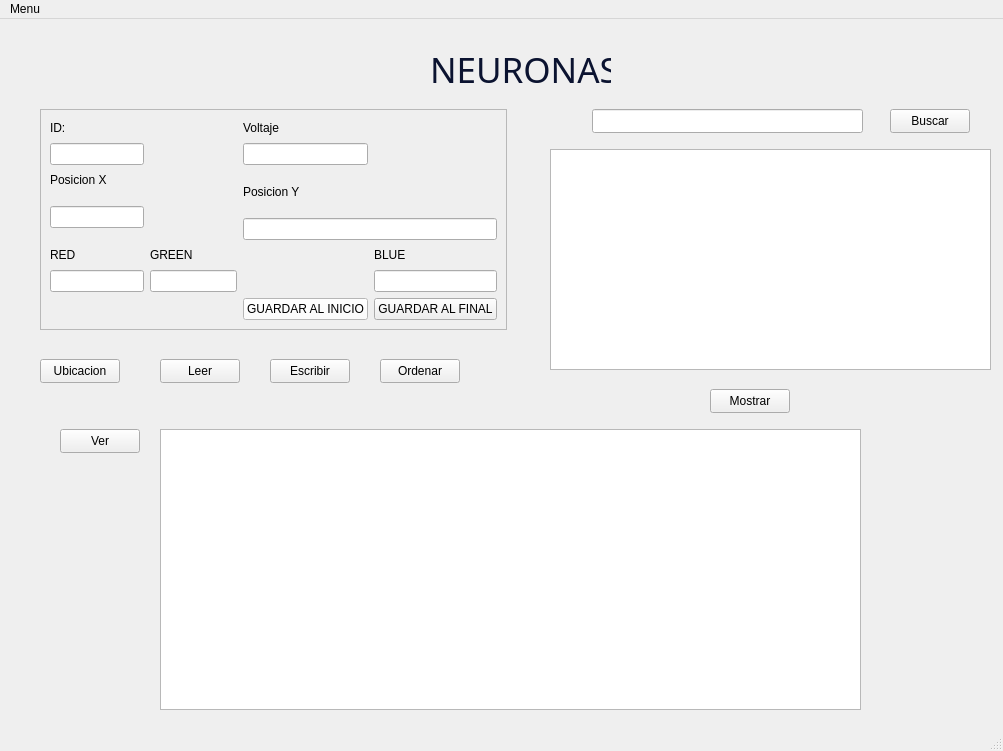
<?xml version="1.0" encoding="UTF-8"?>
<ui version="4.0">
 <class>MainWindow</class>
 <widget class="QMainWindow" name="MainWindow">
  <property name="geometry">
   <rect>
    <x>0</x>
    <y>0</y>
    <width>1003</width>
    <height>751</height>
   </rect>
  </property>
  <property name="windowTitle">
   <string>MainWindow</string>
  </property>
  <widget class="QWidget" name="centralwidget">
   <widget class="QFrame" name="frame">
    <property name="geometry">
     <rect>
      <x>40</x>
      <y>90</y>
      <width>467</width>
      <height>221</height>
     </rect>
    </property>
    <property name="frameShape">
     <enum>QFrame::StyledPanel</enum>
    </property>
    <property name="frameShadow">
     <enum>QFrame::Raised</enum>
    </property>
    <layout class="QGridLayout" name="gridLayout">
     <item row="4" column="3" colspan="2">
      <widget class="QLineEdit" name="txtPosY"/>
     </item>
     <item row="2" column="0">
      <widget class="QLabel" name="label_2">
       <property name="styleSheet">
        <string notr="true">color: rgb(0, 0, 0);</string>
       </property>
       <property name="text">
        <string>Posicion X</string>
       </property>
      </widget>
     </item>
     <item row="1" column="3">
      <widget class="QLineEdit" name="txtVoltaje"/>
     </item>
     <item row="1" column="0">
      <widget class="QLineEdit" name="txtId"/>
     </item>
     <item row="7" column="3">
      <widget class="QPushButton" name="btnGuardar">
       <property name="styleSheet">
        <string notr="true">background-color: rgb(255, 255, 255);
color: rgb(0, 0, 0);</string>
       </property>
       <property name="text">
        <string>GUARDAR AL INICIO</string>
       </property>
      </widget>
     </item>
     <item row="6" column="4">
      <widget class="QLineEdit" name="txtBlue"/>
     </item>
     <item row="3" column="0" rowspan="2">
      <widget class="QLineEdit" name="txtPosX"/>
     </item>
     <item row="6" column="1" colspan="2">
      <widget class="QLineEdit" name="txtGreen"/>
     </item>
     <item row="7" column="4">
      <widget class="QPushButton" name="btnGuardarFinal">
       <property name="text">
        <string>GUARDAR AL FINAL</string>
       </property>
      </widget>
     </item>
     <item row="0" column="3">
      <widget class="QLabel" name="label_5">
       <property name="styleSheet">
        <string notr="true">color: rgb(0, 0, 0);</string>
       </property>
       <property name="text">
        <string>Voltaje</string>
       </property>
      </widget>
     </item>
     <item row="5" column="0">
      <widget class="QLabel" name="label_3">
       <property name="styleSheet">
        <string notr="true">color: rgb(0, 0, 0);</string>
       </property>
       <property name="text">
        <string>RED</string>
       </property>
      </widget>
     </item>
     <item row="0" column="0">
      <widget class="QLabel" name="label">
       <property name="styleSheet">
        <string notr="true">color: rgb(0, 0, 0);</string>
       </property>
       <property name="text">
        <string>ID:</string>
       </property>
      </widget>
     </item>
     <item row="5" column="4">
      <widget class="QLabel" name="label_7">
       <property name="styleSheet">
        <string notr="true">color: rgb(0, 0, 0);</string>
       </property>
       <property name="text">
        <string>BLUE</string>
       </property>
      </widget>
     </item>
     <item row="6" column="0">
      <widget class="QLineEdit" name="txtRed"/>
     </item>
     <item row="5" column="1">
      <widget class="QLabel" name="label_4">
       <property name="styleSheet">
        <string notr="true">color: rgb(0, 0, 0);</string>
       </property>
       <property name="text">
        <string>GREEN</string>
       </property>
      </widget>
     </item>
     <item row="2" column="3" rowspan="2" colspan="2">
      <widget class="QLabel" name="label_6">
       <property name="styleSheet">
        <string notr="true">color: rgb(0, 0, 0);</string>
       </property>
       <property name="text">
        <string>Posicion Y</string>
       </property>
      </widget>
     </item>
    </layout>
   </widget>
   <widget class="QLabel" name="label_8">
    <property name="enabled">
     <bool>false</bool>
    </property>
    <property name="geometry">
     <rect>
      <x>430</x>
      <y>10</y>
      <width>181</width>
      <height>81</height>
     </rect>
    </property>
    <property name="font">
     <font>
      <family>Gill Sans Ultra Bold Condensed</family>
      <pointsize>26</pointsize>
     </font>
    </property>
    <property name="layoutDirection">
     <enum>Qt::LeftToRight</enum>
    </property>
    <property name="styleSheet">
     <string notr="true">color: rgb(11, 19, 48);</string>
    </property>
    <property name="text">
     <string>NEURONAS</string>
    </property>
   </widget>
   <widget class="QPushButton" name="btnMostrar">
    <property name="geometry">
     <rect>
      <x>710</x>
      <y>370</y>
      <width>80</width>
      <height>24</height>
     </rect>
    </property>
    <property name="text">
     <string>Mostrar</string>
    </property>
   </widget>
   <widget class="QPushButton" name="btnUbicacion">
    <property name="geometry">
     <rect>
      <x>40</x>
      <y>340</y>
      <width>80</width>
      <height>24</height>
     </rect>
    </property>
    <property name="text">
     <string>Ubicacion</string>
    </property>
   </widget>
   <widget class="QPushButton" name="btnLeer">
    <property name="geometry">
     <rect>
      <x>160</x>
      <y>340</y>
      <width>80</width>
      <height>24</height>
     </rect>
    </property>
    <property name="text">
     <string>Leer</string>
    </property>
   </widget>
   <widget class="QPushButton" name="btnEscribir">
    <property name="geometry">
     <rect>
      <x>270</x>
      <y>340</y>
      <width>80</width>
      <height>24</height>
     </rect>
    </property>
    <property name="text">
     <string>Escribir</string>
    </property>
   </widget>
   <widget class="QTableWidget" name="tableWidget">
    <property name="geometry">
     <rect>
      <x>550</x>
      <y>130</y>
      <width>441</width>
      <height>221</height>
     </rect>
    </property>
   </widget>
   <widget class="QPushButton" name="buscarbtn">
    <property name="geometry">
     <rect>
      <x>890</x>
      <y>90</y>
      <width>80</width>
      <height>24</height>
     </rect>
    </property>
    <property name="text">
     <string>Buscar</string>
    </property>
   </widget>
   <widget class="QLineEdit" name="lineEdit">
    <property name="geometry">
     <rect>
      <x>592</x>
      <y>90</y>
      <width>271</width>
      <height>24</height>
     </rect>
    </property>
   </widget>
   <widget class="QPushButton" name="btnOrdenar">
    <property name="geometry">
     <rect>
      <x>380</x>
      <y>340</y>
      <width>80</width>
      <height>24</height>
     </rect>
    </property>
    <property name="text">
     <string>Ordenar</string>
    </property>
   </widget>
   <widget class="QGraphicsView" name="graphicsView">
    <property name="geometry">
     <rect>
      <x>160</x>
      <y>410</y>
      <width>701</width>
      <height>281</height>
     </rect>
    </property>
   </widget>
   <widget class="QPushButton" name="btnVer">
    <property name="geometry">
     <rect>
      <x>60</x>
      <y>410</y>
      <width>80</width>
      <height>24</height>
     </rect>
    </property>
    <property name="text">
     <string>Ver</string>
    </property>
   </widget>
  </widget>
  <widget class="QMenuBar" name="menubar">
   <property name="geometry">
    <rect>
     <x>0</x>
     <y>0</y>
     <width>1003</width>
     <height>21</height>
    </rect>
   </property>
   <widget class="QMenu" name="menuMenu">
    <property name="title">
     <string>Menu</string>
    </property>
    <addaction name="separator"/>
    <addaction name="actionOpen"/>
    <addaction name="actionguardar"/>
   </widget>
   <addaction name="menuMenu"/>
  </widget>
  <widget class="QStatusBar" name="statusbar"/>
  <action name="actionOpen">
   <property name="text">
    <string>open</string>
   </property>
  </action>
  <action name="actionClose">
   <property name="text">
    <string>Close</string>
   </property>
  </action>
  <action name="actionguardar">
   <property name="text">
    <string>guardar</string>
   </property>
  </action>
 </widget>
 <resources/>
 <connections/>
</ui>
